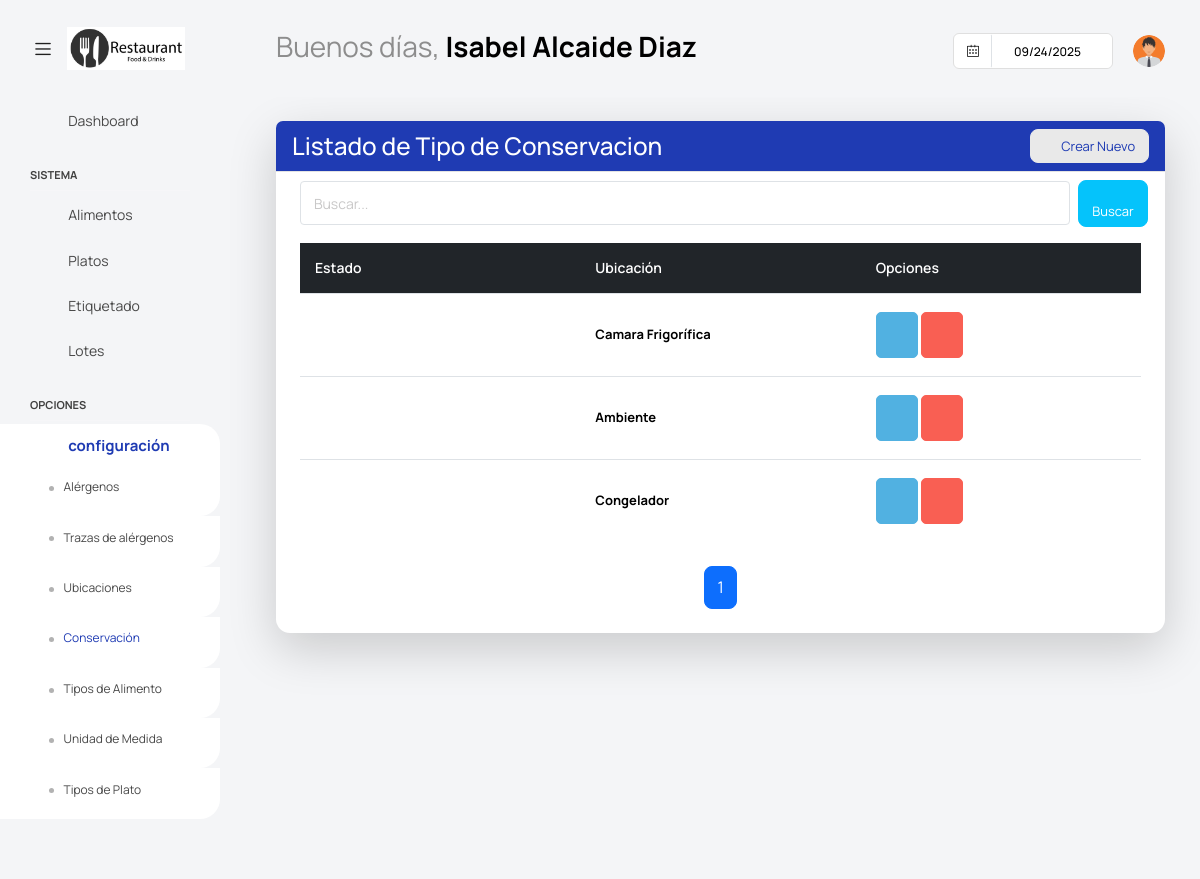
The page /dashuser/lista_conservaciones/ (signed in) on the database its author committed.
### app/super/models.py (models this page shows, shortened)
class UserProfile(models.Model):
    centro = models.ForeignKey('Centros' ,on_delete=models.CASCADE, null=True, blank =True)
    user = models.OneToOneField(User, on_delete=models.CASCADE)
    username = models.CharField(max_length=100)
    password = models.CharField(max_length=100)
    nombre = models.CharField(max_length=100)
    apellidos = models.CharField(max_length=100)
    cargo = models.CharField(max_length=100, blank=True, null=True)
    imagen = models.ImageField(default='users/default.png', upload_to='users/', null=True, blank =True)
    estado =models.BooleanField(default=True)

### app/dashuser/models.py (models this page shows, shortened)
class Conservacion(ModeloBaseCentro):
    nombre = models.CharField('Nombre', max_length=100)
    estado = models. BooleanField(default=True)
    class Meta:
        verbose_name = 'Conservación'
        verbose_name_plural = 'Conservaciones'

### app/dashuser/views.py (the view)
# urls.py: path('lista_conservaciones/', ConservacionList.as_view(), name='ConservacionList'),
class ConservacionList(PaginationMixin, LoginRequiredMixin, ListView):
    model = Conservacion
    template_name = 'dashuser/listar_conservacion.html'
    context_object_name = 'conservaciones'
    paginate_by = 10  # Número de registros por página
    def get_queryset(self):
        try:
            user_profile = UserProfile.objects.filter(user=self.request.user).first()
            if user_profile and user_profile.centro:
                centro = user_profile.centro
                queryset = Conservacion.objects.filter(centro=centro).order_by('id')
                search_query = self.request.GET.get('buscar')
                if search_query:
                    queryset = queryset.filter(
                        Q(conservacion__icontains=search_query)
                    )
                return queryset
            else:
                return Conservacion.objects.none()
        except ObjectDoesNotExist:
            return Conservacion.objects.none()
    def get_context_data(self, **kwargs):
        context = super().get_context_data(**kwargs)
        context.update(datos_centro(self.request))
        if not context['conservaciones'].exists():
            context['mensaje'] = "No tiene conservaciones asociadas."
        return context

### app/core/mixins.py (called while the page is built)
    def get_context_data(self, **kwargs):
        context = super().get_context_data(**kwargs)
        page_obj = context.get('page_obj')
        if page_obj:
            current_page = page_obj.number
            total_pages = page_obj.paginator.num_pages
            window = self.pagination_window_size
            if total_pages <= (window * 2) + 1:
                context['custom_page_range'] = range(1, total_pages + 1)
            elif current_page <= window:
                context['custom_page_range'] = range(1, (window * 2) + 2)
            elif current_page >= total_pages - window:
                context['custom_page_range'] = range(total_pages - (window * 2), total_pages + 1)
            else:
                context['custom_page_range'] = range(current_page - window, current_page + window + 1)
        return context

### templates/dashuser/listar_conservacion.html (shortened to what this page needs)
{% extends "base.html" %}
{% block content %}
<div class="content-wrapper">
    <div class="card shadow-lg">
        <div class="card-header bg-primary text-white d-flex justify-content-between align-items-center">
            <h3 class="m-0">Listado de Tipo de Conservacion</h3>
            <a class="btn btn-light btn-sm text-primary rounded" onclick="abrir_modal_edicion('{% url 'dashuser:ConservacionCreate' %}')">
                <i class="fa fa-plus-circle"></i>&nbsp; Crear Nuevo
            </a>
        </div>
        <div class="card-body">
            <form method="get" class="row g-2 align-items-center">
                <div class="col-md-11">
                    <input type="text" class="form-control form-control-sm" placeholder="Buscar..." name="buscar">
                </div>
                <div class="col-md-1 d-flex justify-content">
                    <button type="submit" class="btn btn-secondary btn-sm rounded" >
                        <i class="fa fa-search"></i>&nbsp; Buscar
                    </button>
                </div>
            </form>
            {% if conservaciones %}
            <div class="table-wrapper">
                <table class="table table-hover tabla-responsive align-middle" style="table-layout: fixed;">
                    <thead class="table-dark">
                        <tr>
                            <th>Estado</th>
                            <th>Ubicación</th>
                            <th>Opciones</th>
                        </tr>
                    </thead>
                    <tbody>
                        {% for conservacion in conservaciones %}
                        <tr>
                            <td data-label="Estado">
                                {% if conservacion.estado %}
                                    <i class="fa fa-circle text-success fs-6"></i>
                                {% else %}
                                    <i class="fa fa-circle text-danger fs-6"></i>
                                {% endif %}
                            </td>
                            <td data-label="Conservación" class="fw-bold">{{ conservacion.nombre }}</td>
                            <td data-label="Opciones">
                                <a class="btn btn-info" style="--bs-btn-padding-y: 14px; --bs-btn-padding-x: 14px;" onclick="abrir_modal_edicion('{% url 'dashuser:ConservacionUpdate' conservacion.id %}')" data-toggle="tooltip" title="Editar Ubicación">
                                    <i class="fa fa-pencil"></i>
                                </a>
                                <a class="btn btn-danger" style="--bs-btn-padding-y: 14px; --bs-btn-padding-x: 14px;" onclick="abrir_modal_edicion('{% url 'dashuser:ConservacionDelete' conservacion.id %}')" data-toggle="tooltip" title="Eliminar Ubicación">
                                    <i class="fa fa-trash"></i>
                                </a>
                            </td>
                        </tr>
                        {% endfor %}
                    </tbody>
                </table>
            </div>
            {% include "core/pagination.html" %}
            {% else %}
            <div class="alert alert-warning text-center mt-3">
                <i class="fa fa-exclamation-circle"></i> No se encontraron tipos de conservación.
            </div>
            {% endif %}
        </div>
</div>
{% endblock content %}

### templates/base.html (shortened to what this page needs)
{% load static %}
<html lang="es">
<head>
  <link href={% static "vendor/feather/feather.css" %} rel="stylesheet">
  <link href={% static "vendor/mdi/css/materialdesignicons.min.css" %} rel="stylesheet">
  <link href={% static "vendor/ti-icons/css/themify-icons.css" %} rel="stylesheet">
  <link href={% static "vendor/font-awesome/css/font-awesome.min.css" %} rel="stylesheet">
  <link href={% static "vendor/typicons/typicons.css" %} rel="stylesheet">
  <link href={% static "vendor/simple-line-icons/css/simple-line-icons.css" %} rel="stylesheet">
  <link href={% static "vendor/css/vendor.bundle.base.css" %} rel="stylesheet">
  <link href={% static "vendor/bootstrap-datepicker/bootstrap-datepicker.min.css" %} rel="stylesheet">
  <link href={% static "js/select.dataTables.min.css" %} rel="stylesheet" type="text/css" >
  <link rel="stylesheet" href={% static "css/style.css" %}>
</head>
  <body class="with-welcome-text">
    <div class="container-scroller">
      <nav class="navbar default-layout col-lg-12 col-12 p-0 fixed-top d-flex align-items-top flex-row">
        <div class="text-center navbar-brand-wrapper d-flex align-items-center justify-content-start">
          <div class="me-3">
            <button class="navbar-toggler navbar-toggler align-self-center" type="button" data-bs-toggle="minimize">
              <span class="icon-menu"></span>
            </button>
          </div>
          <div>
            <a class="navbar-brand brand-logo" href="index.html">
              <img src="{{ imagen_centro_url }}" style="width:150px !important; height:auto;" alt="{{ centro.nombre }}">
            </a>
          </div>
        </div>
        <div class="navbar-menu-wrapper d-flex align-items-top">
          <ul class="navbar-nav">
            <li class="nav-item fw-semibold d-none d-lg-block ms-0">
              <h1 class="welcome-text">{{ saludo }}, <span class="text-black fw-bold">{{ nombre }} {{ apellidos }}</span></h1>
          </ul>
          <ul class="navbar-nav ms-auto">
            <li class="nav-item d-none d-lg-block">
              <div id="datepicker-popup" class="input-group date datepicker navbar-date-picker">
                <span class="input-group-addon input-group-prepend border-right">
                  <span class="icon-calendar input-group-text calendar-icon"></span>
                </span>
                <input type="text" class="form-control">
              </div>
            </li>
            <li class="nav-item dropdown d-none d-lg-block user-dropdown">
              <a class="nav-link" id="UserDropdown" href="#" data-bs-toggle="dropdown" aria-expanded="false">
                <img class="img-xs rounded-circle" src="{{ imagen_user_url }}" alt="Profile image"> </a>
            </li>
          </ul>
        </div>
      </nav>
    <div class="container-fluid page-body-wrapper">
      <nav class="sidebar sidebar-offcanvas" id="sidebar">
        <ul class="nav">
          <li class="nav-item">
            <a class="nav-link" href="{% url 'dashuser:home' %}">
              <i class="mdi mdi-grid-large menu-icon"></i>
              <span class="menu-title">Dashboard</span>
            </a>
          </li>
          <li class="nav-item nav-category">Sistema</li>
            <li class="nav-item">
              <a class="nav-link" href="{% url 'dashuser:AlimentoList' %}">
                <i class="menu-icon mdi mdi-food-variant"></i>
                <span class="menu-title">Alimentos</span>
              </a>
            </li>
            <li class="nav-item">
              <a class="nav-link" href="{% url 'platos:PlatoList' %}">
                <i class="menu-icon mdi mdi-food-turkey"></i>
                <span class="menu-title">Platos</span>
              </a>
            </li>
            <li class="nav-item">
              <a class="nav-link" href="{% url 'platos:generar_etiqueta' %}">
                <i class="menu-icon mdi mdi-tag"></i>
                <span class="menu-title">Etiquetado</span>
              </a>
            </li>
            <li class="nav-item">
              <a class="nav-link" href="{% url 'platos:LotesResumenListView' %}">
                <i class="menu-icon mdi mdi-package-variant"></i>
                <span class="menu-title">Lotes</span>
              </a>
            </li>
          <li class="nav-item nav-category">Opciones</li>
            <li class="nav-item">
              <a class="nav-link" data-bs-toggle="collapse" href="#confi" aria-expanded="false" aria-controls="confi">
                <i class="menu-icon mdi mdi-filter"></i>
                <span class="menu-title">configuración</span>
                <i class="menu-arrow"></i>
              </a>
              <div class="collapse" id="confi">
                <ul class="nav flex-column sub-menu">
                  <li class="nav-item"> <a class="nav-link" href="{% url 'dashuser:AlergenosList' %}">Alérgenos</a></li>
                </ul>
                <ul class="nav flex-column sub-menu">
                  <li class="nav-item"> <a class="nav-link" href="{% url 'dashuser:TrazasList' %}">Trazas de alérgenos</a></li>
                </ul>
                <ul class="nav flex-column sub-menu">
                  <li class="nav-item"> <a class="nav-link" href="{% url 'dashuser:LocalizacionList' %}">Ubicaciones</a></li>
                </ul>
                <ul class="nav flex-column sub-menu">
                  <li class="nav-item"> <a class="nav-link" href="{% url 'dashuser:ConservacionList' %}">Conservación</a></li>
                </ul>
                <ul class="nav flex-column sub-menu">
                  <li class="nav-item"> <a class="nav-link" href="{% url 'dashuser:TipoAlimentoList' %}">Tipos de Alimento</a></li>
                </ul>
                <ul class="nav flex-column sub-menu">
                  <li class="nav-item"> <a class="nav-link" href="{% url 'dashuser:UnidadDeMedidaList' %}">Unidad de Medida</a></li>
                </ul>
                <ul class="nav flex-column sub-menu">
                  <li class="nav-item"> <a class="nav-link" href="{% url 'platos:TipoPlatoList' %}">Tipos de Plato</a></li>
                </ul>
              </div>
            </li>
        </ul>
      </nav>
      <div class="main-panel">
          {% block content %}
          {% endblock content %}
      </div>
  </div>
</body>
</html>

### rows shown on the page
UserProfile: nombre "Isabel", apellidos "Alcaide Diaz"
Conservacion: estado True (drawn), nombre "Camara Frigorífica"
Conservacion: estado True (drawn), nombre "Ambiente"
Conservacion: estado True (drawn), nombre "Congelador"

### other values the page prints
{{ saludo }} "Buenos días"
{{ page }} "1"
